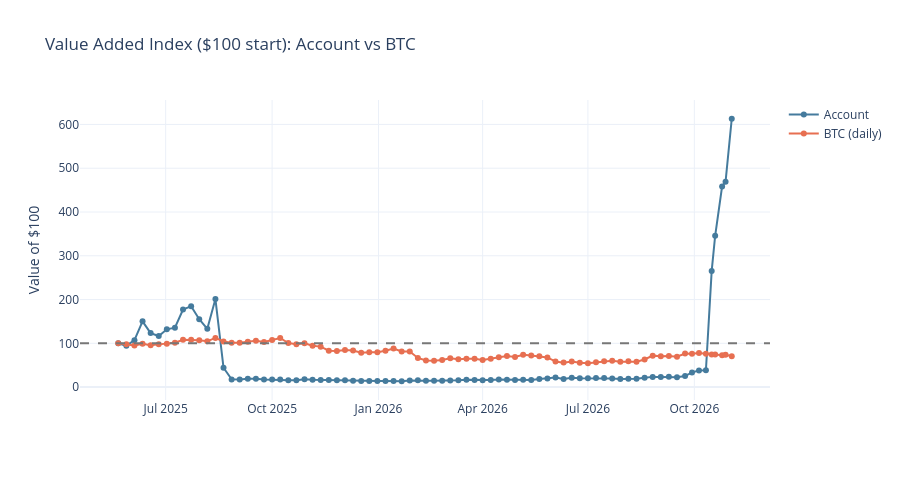
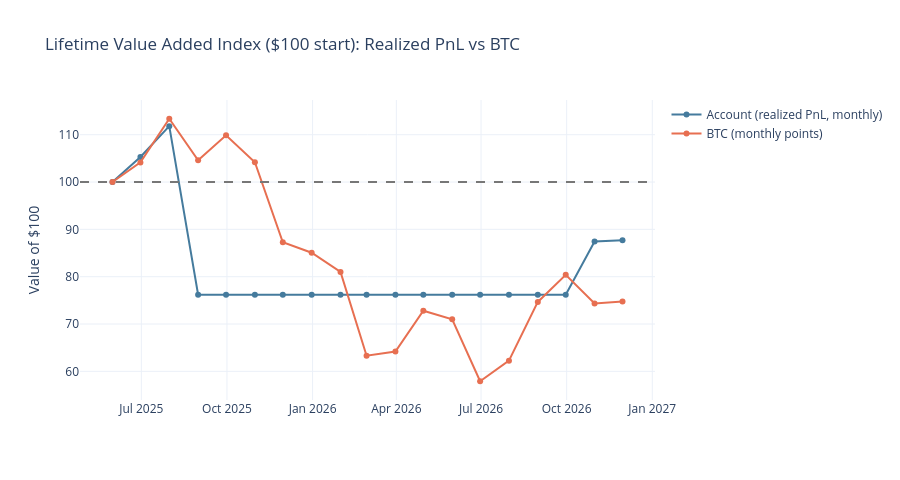

The code cell stored with these charts, in order, in its notebook:
### Markdown cell above
## Account vs BTC

Daily account-vs-BTC comparison uses the oldest wallet before shared history begins, then the combined accounts. The lifetime realized-PnL comparison pools the available wallet history.

### Code cell
analytics.show_account_vs_btc()
